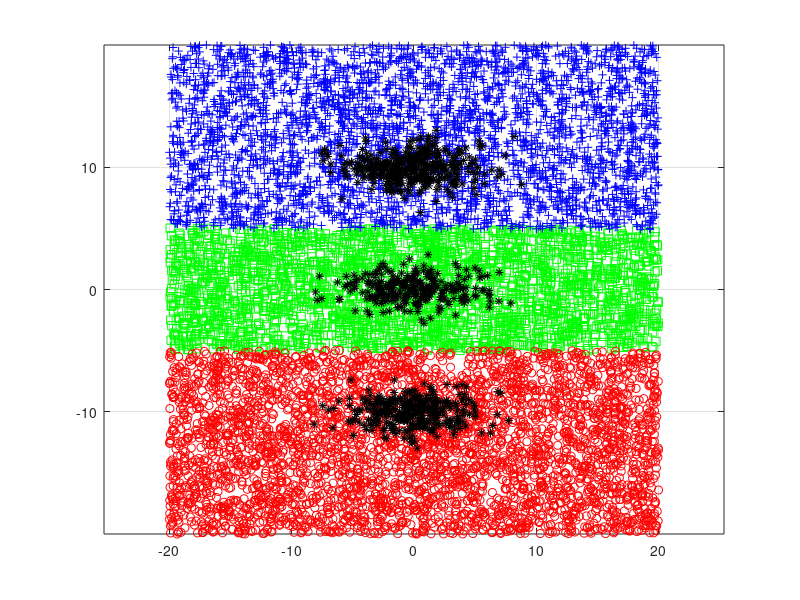

Here is the MATLAB script that generated this plot:
% Matlab example: classification using linear discriminant analysis
% Homework 6 Problem 4
rng('default') %initialize seed for random number generator
rng(1)

%class conditional means
mu1=[0;0];
mu2=[0;10];
mu3=[0;-10];


Sigma = [8 0; 0 1]; % covariance
N=1000; %number of training points
y = zeros(N,1);
x = zeros(2,N);
b= rand(N,1);

for j=1:N
    if (0 <= b(j))&(b(j) <.3)
        y(j) = 1;
        x(:,j) = mvnrnd(mu1,Sigma);
    elseif (.3<= b(j))&(b(j) < .7)
        y(j) = 2;
        x(:,j) = mvnrnd(mu2,Sigma);
    elseif (.7<= b(j))&(b(j) <=1)
        y(j) = 3;
        x(:,j) = mvnrnd(mu3,Sigma);
    end
end

N1=sum(y==1);
N2=sum(y==2);
N3=sum(y==3);

%estimates for Prob[Y=C_k]
pi1 = (N1/N);
pi2 = (N2/N);
pi3 = (N3/N);
I1=find(y==1);
I2=find(y==2);
I3=find(y==3);

%estimates of class-conditional means
mu1s=(1/N1)*[sum(x(1,I1)); sum(x(2,I1))];
mu2s=(1/N2)*[sum(x(1,I2)); sum(x(2,I2))];
mu3s=(1/N3)*[sum(x(1,I3)); sum(x(2,I3))];
S_hat1=(x(:,I1)-mu1s)*(x(:,I1)-mu1s)';
S_hat2=(x(:,I2)-mu2s)*(x(:,I2)-mu2s)';
S_hat3=(x(:,I3)-mu3s)*(x(:,I3)-mu3s)';

%pooled covariances estimate
S_hat= (1/(N-3))*(S_hat1+S_hat2+S_hat3);
M=10000;
xt = 40*(rand(2,M)-.5);

%linear discriminant functions
SI=(S_hat^(-1));
delt1 = xt'*(SI)*mu1s - .5*mu1s'*SI*mu1s + log(pi1);
delt2 = xt'*(SI)*mu2s - .5*mu2s'*SI*mu2s + log(pi2);
delt3 = xt'*(SI)*mu3s - .5*mu3s'*SI*mu3s + log(pi3);
D=[delt1'; delt2'; delt3'];
[B C]= max(D);
CI1=find(C==1);
CI2=find(C==2);
CI3=find(C==3);

plot(xt(1,CI1),xt(2,CI1),'sg', xt(1,CI2),xt(2,CI2),'+b', ...
    xt(1,CI3),xt(2,CI3),'or',x(1,:),x(2,:),'*k')

axis equal
grid on
